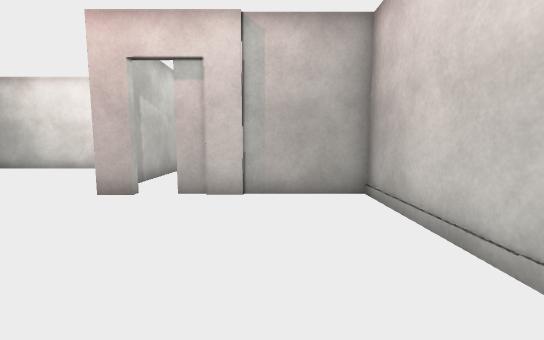
view 1 (above)

16 first-person views from a walk through a 3-D level made in the Unity game engine. The camera is 1.2 m above the floor, tilts 6° down and sees 90° across. The floor is counted in squares, 0.9 m on a side. Each view is taken from the middle of a square. On the plan, view 1 faces up. The plan holds only what a view shows up to about 13 squares ahead; the rest is blank. The place goes on beyond the plan. The player is left out. Door leaves are left out, so doorways stand open. Surface patterns are stand-ins for the level's own textures.

view 2
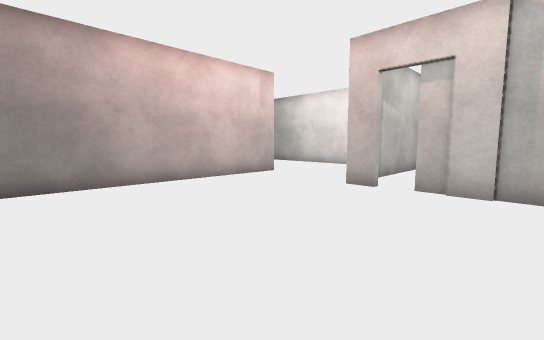

view 3
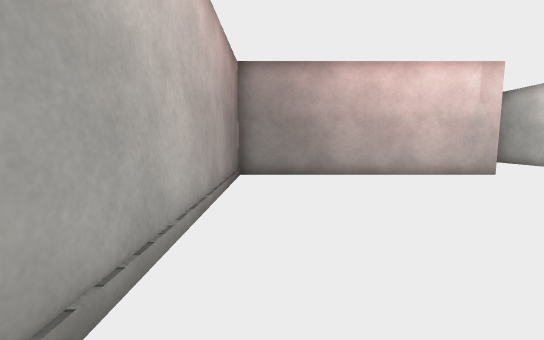

view 4
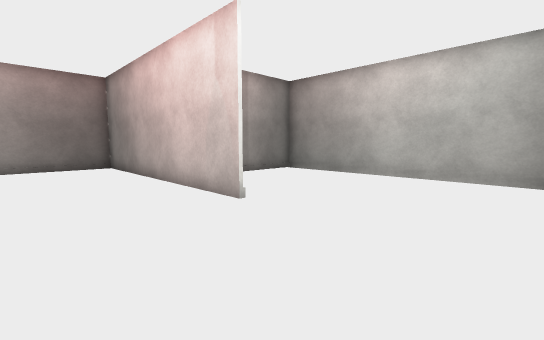

view 5
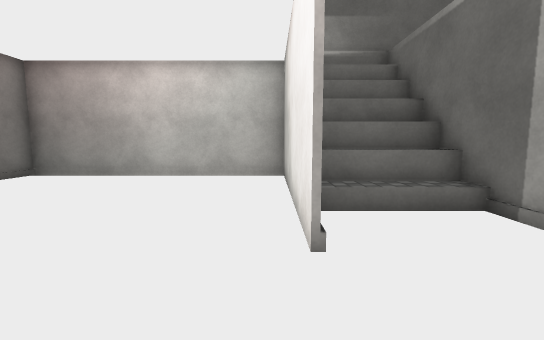

view 6
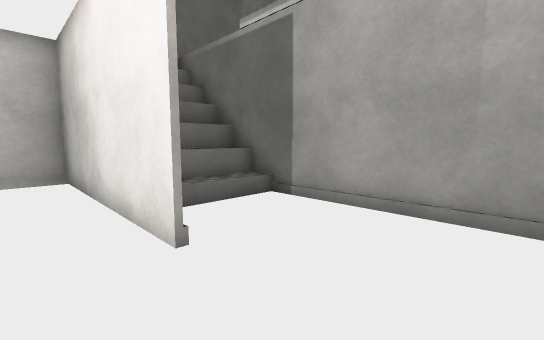

view 7
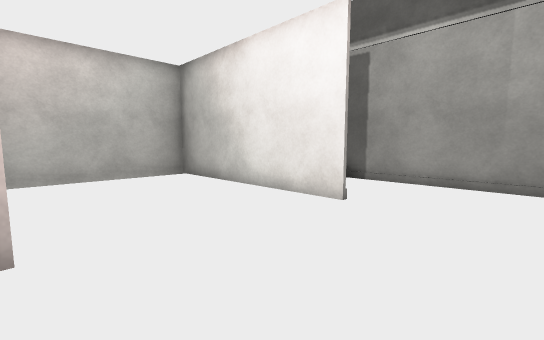

view 8
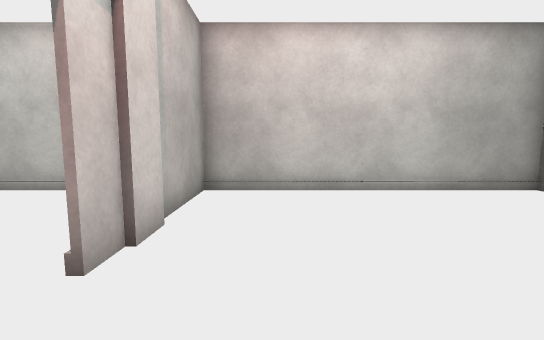

view 9
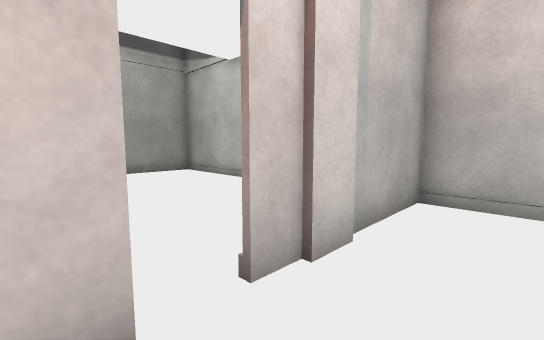

view 10
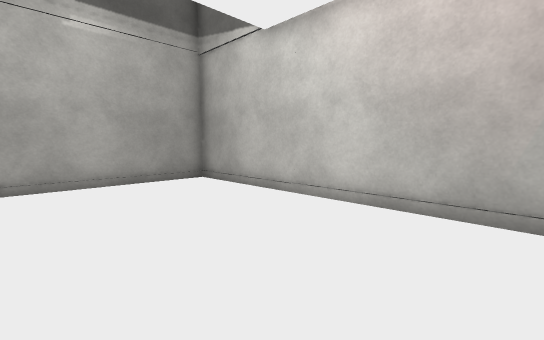

view 11
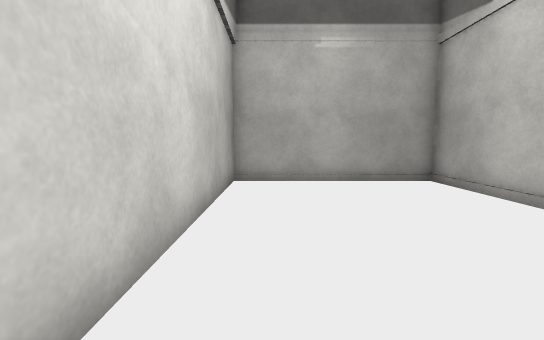

view 12
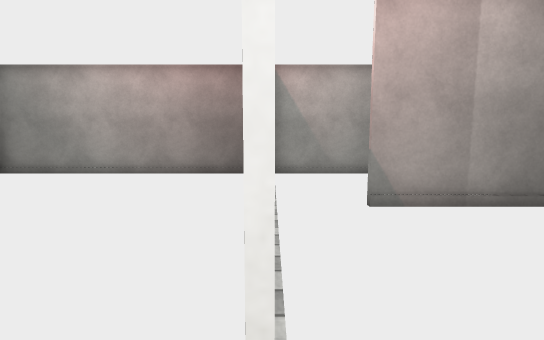

view 13
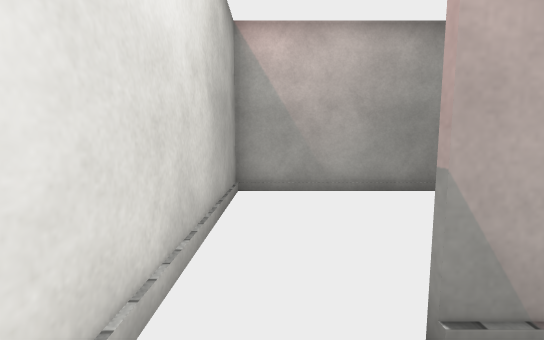

view 14
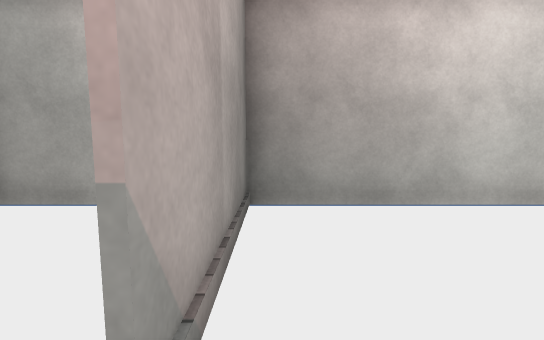

view 15
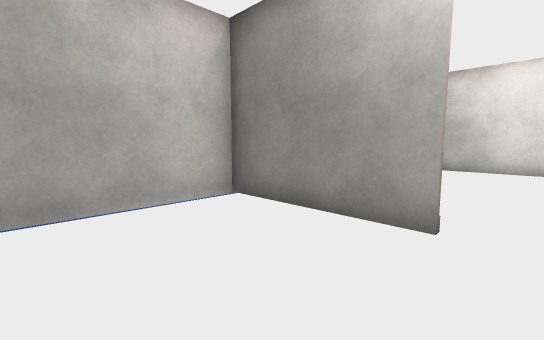

view 16
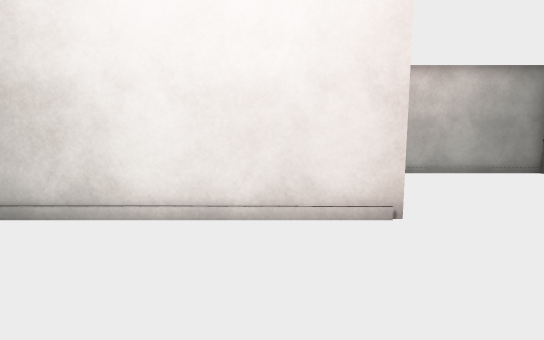

### Floor plan
Points are (right, up) in squares from view 1. A wall is a line through its corners. A room is listed if a view was taken in it or the views show most of it. See-through windows are left out.
Room 1 (views 1, 2, 3, 4, 5, 6, 7, 8, 9, 12, 13, 14, 16)
walls: (-8.9, 8.1) (-8.9, -2.4); (-3.5, 6.7) (-4.4, 6.7) (-4.4, 13.8); (-9, 2.6) (-9, 4.1); (-8.1, 13.5) (-15.8, 13.5) (-15.8, 3); (-9, -2.3) (2.5, -2.3) (2.5, 6.7) (-2.5, 6.7); (-15.9, 3.5) (-11, 3.5); (-4, 17.2) (-12.7, 17.2) (-12.7, 14.4); (-11.8, 17.2) (-11.8, 14.2)
low walls: (-11, 17.2) (-11, 14)
ways out: opening at (-3, 7) to room 2; open door at (-2, 6.5) to room 2; opening at (-10.5, 3) to room 3; open door at (-8.5, 4.5)
Room 2 (views 10, 11)
walls: (2.5, 7.9) (2.5, 17.2) (-4, 17.2); (-3.5, 7.1) (-3.5, 6.7); (-4.3, 17.2) (-4.3, 8.6)
ways out: opening at (-3, 7) to room 1; open door at (-2, 6.5) to room 1
Room 3 (view 15)
walls: (-14.5, -2.3) (-9, -2.3); (-11, 3.3) (-15.9, 3.3); (-15.8, 3) (-15.8, -2); (-9, -2.4) (-9, 2.6)
ways out: opening at (-10.5, 3) to room 1

Positions as (right, up) in squares from view 1, and headings:
1: (0, 0), facing up
2: (0, -1), facing up-left
3: (2, -1), facing left
4: (-5, 13), facing down-left
5: (-5, 13), facing left
6: (-5, 12), facing up-left
7: (-5, 8), facing up-left
8: (-5, 5), facing right
9: (-4, 5), facing up-right
10: (-3, 8), facing up-right
11: (-3, 8), facing up
12: (-9, 9), facing down
13: (-10, 5), facing down
14: (-10, 4), facing left
15: (-10, -1), facing up-left
16: (-9, 9), facing right
